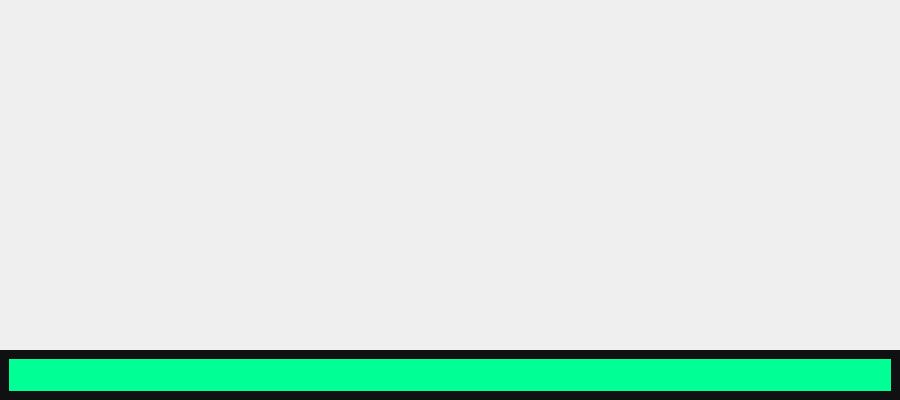
<?xml version="1.0" encoding="UTF-8"?>
<ui version="4.0">
 <class>Form</class>
 <widget class="QWidget" name="Form">
  <property name="geometry">
   <rect>
    <x>0</x>
    <y>0</y>
    <width>900</width>
    <height>400</height>
   </rect>
  </property>
  <property name="windowTitle">
   <string>Holy Presenter Installer</string>
  </property>
  <property name="windowIcon">
   <iconset resource="ui/assets.qrc">
    <normaloff>:/icon/InstallerIcon.png</normaloff>:/icon/InstallerIcon.png</iconset>
  </property>
  <layout class="QVBoxLayout" name="verticalLayout" stretch="9,1">
   <property name="spacing">
    <number>0</number>
   </property>
   <property name="leftMargin">
    <number>0</number>
   </property>
   <property name="topMargin">
    <number>0</number>
   </property>
   <property name="rightMargin">
    <number>0</number>
   </property>
   <property name="bottomMargin">
    <number>0</number>
   </property>
   <item>
    <widget class="QLabel" name="label">
     <property name="maximumSize">
      <size>
       <width>900</width>
       <height>350</height>
      </size>
     </property>
     <property name="text">
      <string/>
     </property>
     <property name="pixmap">
      <pixmap resource="ui/assets.qrc">:/Installer/InstallerThumb.png</pixmap>
     </property>
     <property name="scaledContents">
      <bool>true</bool>
     </property>
    </widget>
   </item>
   <item>
    <widget class="QWidget" name="BarBlack" native="true">
     <property name="styleSheet">
      <string notr="true">background-color: rgb(16, 16, 18);</string>
     </property>
     <layout class="QHBoxLayout" name="horizontalLayout">
      <item>
       <widget class="QWidget" name="Bar" native="true">
        <property name="styleSheet">
         <string notr="true">background-color: rgb(0, 255, 149)</string>
        </property>
       </widget>
      </item>
     </layout>
    </widget>
   </item>
  </layout>
 </widget>
 <resources>
  <include location="ui/assets.qrc"/>
 </resources>
 <connections/>
</ui>
